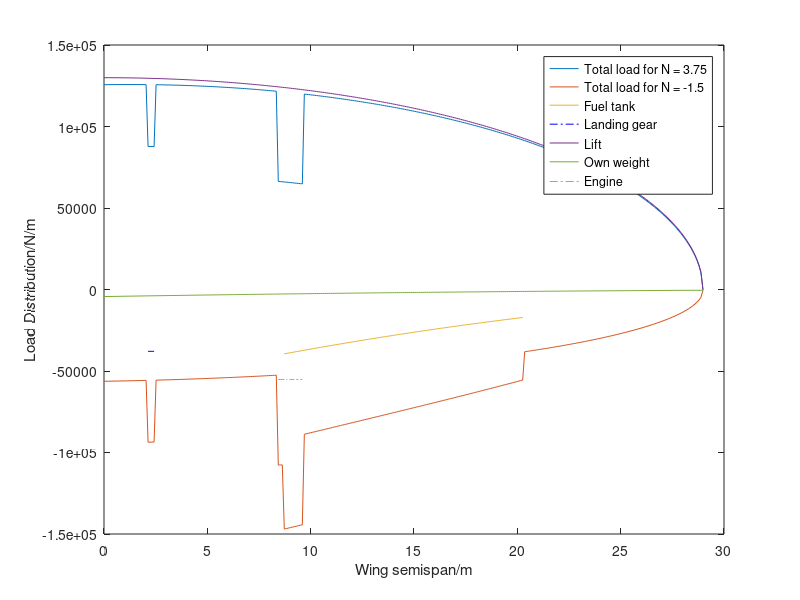
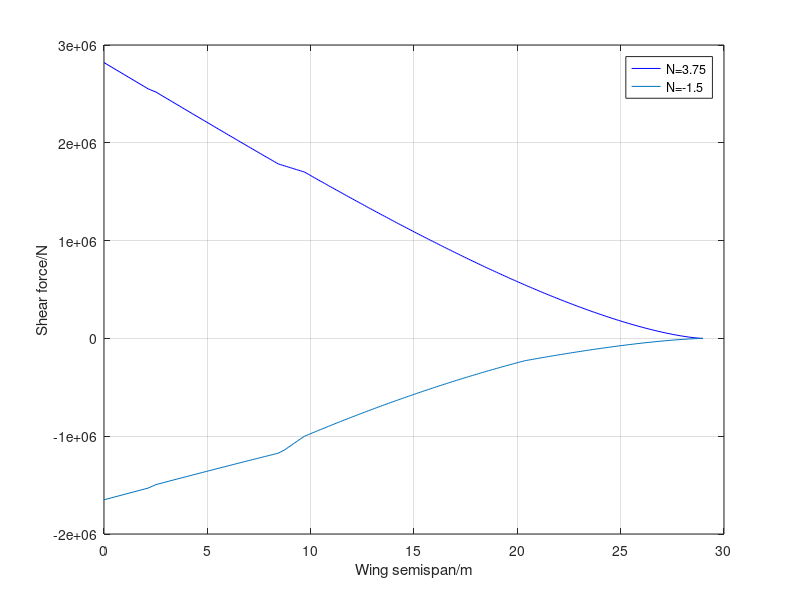
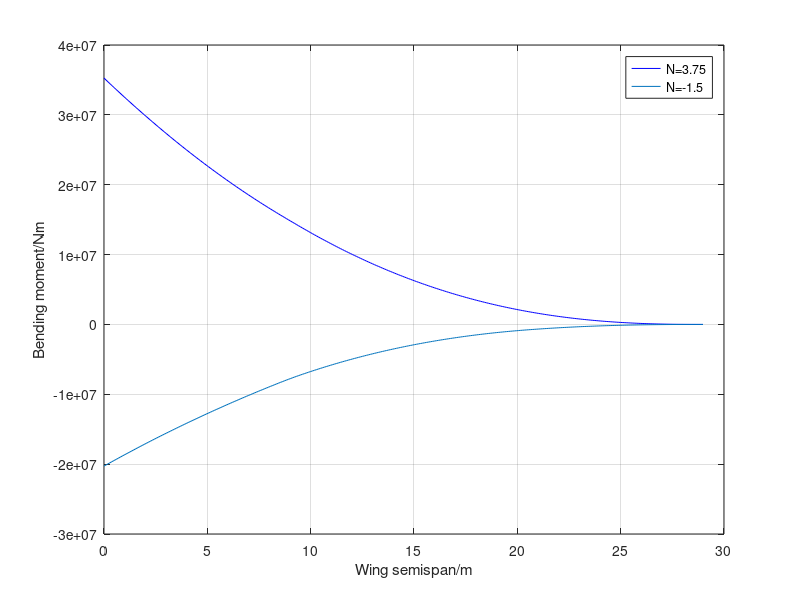
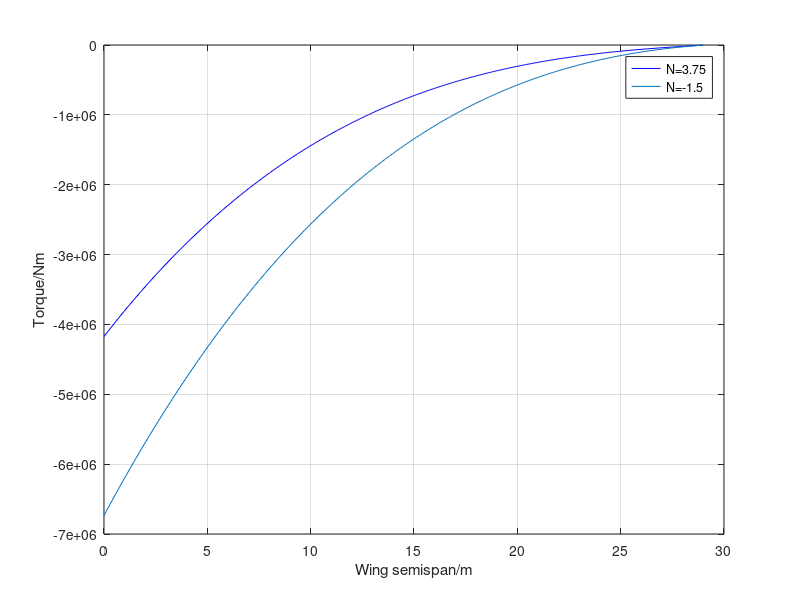

The MATLAB script that drew these images, in order:
%Wing load calculation
clear
clc

%%
%Cruise parameters
aCruise = 296.5355;
rho = 0.3796;
M = 0.8;
V_cruise = M * aCruise;
V_max = 0.8*aCruise*1.25;% maximum velocity

halfSpan = (53.19-3.9)/2;  %wing semispan from the root at fuselage joint
n = 3.75;   %ultimate load factor
nn = -1.5; %negative extreme
N = 300; % number of discretisation
dy = halfSpan/(N-1); % size of intervals
y = 0 : dy : halfSpan; % spanwise discretisation 
W = 1341419/9.81; % weight at cruise altitude with no fuel
L = n*W*9.81/2; % lift on one side of the wing
LN = nn*W*9.81/2; % lift on one side of the wing

cRoot = 8.5742; % root chord
cTip = 2.7437; % tip chord
%angle of flexural axis
sweep = deg2rad(33.2);
theta = atan((tan(sweep)*halfSpan+0.15*(cTip-cRoot))/halfSpan);
c = cRoot : -(cRoot-cTip)/(N-1) :cTip; % aero chord length distribution
%% structural coordinate
%structural span
bs = halfSpan/cos(theta);
dx = bs/(N-1);
x = 0 : dx : bs;
%leading and trailing edge sweep angle
alead = atan((tan(sweep)*halfSpan-0.25*(cTip-cRoot))/halfSpan);
atrai = atan((tan(sweep)*halfSpan+0.75*(cTip-cRoot))/halfSpan);
lright = cRoot/(tan(alead)-tan(atrai));
lflex = lright/cos(theta);
chordS = (lflex-x/cos(theta))*(tan(alead-theta)+tan(theta-atrai));

%% load distribution
% lift distribution
ellipfunc = (1-(y./halfSpan).^2).^0.5;
% elli (1,1:floor(1.5/11.52*N))=zeros(1,floor(1.5/11.52*N));
l_wing = ellipfunc*L/(trapz(y,ellipfunc));
l_wingn = ellipfunc*LN/(trapz(y,ellipfunc));

%own weight
W_wing = 5150*9.81; % weight of wing
t2c = ones(1,300)*0.15;% thickness to chord ratio
t = t2c.*c;
% assume wing weight is proportional to c^2*t2c
w_wing = t2c.*c.^2*W_wing/trapz(y,t2c.*c.^2); % assuming quadratic

%fuel tank calcualtion
W_fuel = 27800*9.81;
yFuel = linspace(8.6949,20.2882,120);
t2cFuel = zeros(1,N);
cfuel = zeros(1,N);
t2cFuel(91:210) = t2c(91:210);
cfuel(91:210) = c(91:210);
w_fuel = t2cFuel.*cfuel.^2.*W_fuel./trapz(y,t2cFuel.*cfuel.^2);
plot(x,w_fuel,'b');

%landing gear
W_lg = 1275*9.81 ; % weight of main landin gear
y_lg = zeros(1,N);
y_lg(floor(N*1.95/halfSpan):floor(N*2.2/halfSpan)) = 1;% y position of mail landing gear
w_lg = W_lg*y_lg/trapz(y,y_lg);

%engine
W_engine = 6030*9.81;
y_engine = zeros(1,N);
y_engine(floor(N*7.23/halfSpan):floor(N*8.23/halfSpan)) = 1;
w_engine = W_engine*y_engine/trapz(y,y_engine);

%without the fuel
totalLoad = l_wing-w_wing-w_lg-w_engine;
totalLoadN = l_wingn-w_wing-w_fuel-w_lg-w_engine;

%plot
figure(1)
plot(x,totalLoad);
hold on;
plot(x,totalLoadN);
hold on;
plot(x(91:210),-w_fuel(91:210));
hold on
plot(x(floor(N*1.95/halfSpan):floor(N*2.2/halfSpan)),-w_lg(floor(N*1.95/halfSpan):floor(N*2.2/halfSpan)),'b-.');
hold on;
plot(x,l_wing);
hold on;
plot(x,-w_wing);
hold on
plot(x(floor(N*7.23/halfSpan):floor(N*8.23/halfSpan)),-w_engine(floor(N*7.23/halfSpan):floor(N*8.23/halfSpan)),'-.');
legend("Total load for N = 3.75","Total load for N = -1.5","Fuel tank","Landing gear","Lift","Own weight","Engine");
xlabel('Wing semispan/m')
ylabel('Load Distribution/N/m')
hold off;

%% shear force
% initialise
%Shear force
shearForce = totalLoad.*dx;
shearForceN = totalLoadN.*dx;
for i = 1:N
    shearForce(i) = sum(shearForce(i:N));
    shearForceN(i) = sum(shearForceN(i:N));
end

figure(2)
plot(x,shearForce,'b')
hold on
plot(x,shearForceN)
legend("N=3.75","N=-1.5");
xlabel('Wing semispan/m')
ylabel('Shear force/N')
grid on

%% Bending moment
shearForce(301)=0;
shearForceN(301)=0;
for i = 1:N
    dbendMoment(i) = (shearForce(i)+shearForce(i+1))*(dx)/2;
    dbendMomentN(i) = (shearForceN(i)+shearForceN(i+1))*(dx)/2;
end

for i = 1:N
    bendMoment(i) = sum(dbendMoment(i:N));
    bendMomentN(i) = sum(dbendMomentN(i:N));
end

NforWing= bendMoment./(t.*(c.*0.45));

figure(3)
plot(x,bendMoment,'b')
hold on
plot(x,bendMomentN)
legend("N=3.75","N=-1.5");
xlabel('Wing semispan/m')
ylabel('Bending moment/Nm')
grid on
%% Torque
cm0 = ones(1,N)*-0.07;
dM0 = 0.5*rho*(cos(theta)*V_max)^2*chordS.^2.*cm0;%moment with respect to flexural axis. this could be better as this is more conservative and this is calculated with respect to the flexural axis.
%assume flexural axis at (.15+.60)/2=37.5% chord -- centre of wing box
xCenter = 0.375;
%moment arm of lift
liftArm = (xCenter-0.25)*chordS;
deltaLa = liftArm.*l_wing*dx;
deltaLaN = liftArm.*l_wingn*dx;

%moment arm of inertia loads
weightArm = (xCenter-0.5).*chordS;
deltaNWb = n*w_wing.*weightArm*dx;
%sectional torque
dT =deltaLa+deltaNWb+dM0;
dTn = deltaLaN+deltaNWb+dM0;
%total torque
for i = 1:N
    T(N-i+1) = sum(dT(N-i+1:N));  % sum from tip to root
    Tn(N-i+1) = sum(dTn(N-i+1:N));
end

figure(4)
plot(x,T,'b');
hold on
plot(x,Tn);
legend("N=3.75","N=-1.5");
xlabel('Wing semispan/m')
ylabel('Torque/Nm')
grid on
